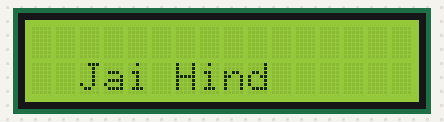
A sketch run on a simulated Arduino Uno, built with avr-gcc and run on an emulated ATmega328P. Parts: 16×2 character LCD.

Above: at 0.22 s.
At 1.82 s:
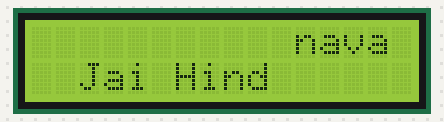
At 3.43 s:
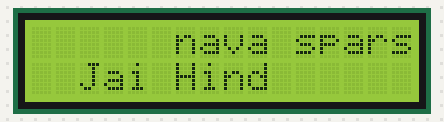
At 6.39 s:
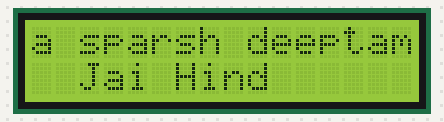
At 9.65 s:
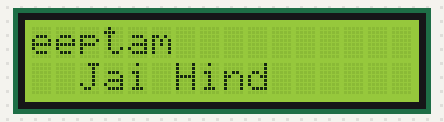
At 12.83 s:
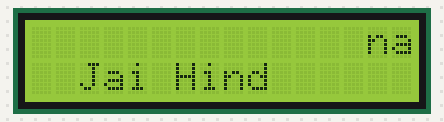

Measured:
- by itself, everything shown: repeats every 12.0 s, in 74 steps

The sketch:

I2C_LCD_Scrollable.ino
```cpp
#include <Wire.h>
#include <LiquidCrystal_I2C.h>

LiquidCrystal_I2C lcd(0x3F,16,2);

//Heart Character

byte heart[] = {
  0x00,
  0x0A,
  0x1F,
  0x1F,
  0x0E,
  0x04,
  0x00,
  0x00
};

// it's a 16x2 LCD so...
int screenWidth = 16;
int screenHeight = 2;

// the two lines
// line1 = scrolling
String line1 = "nava sparsh deeptam ";
// line2 = static
String line2 = " Jai Hind ";

// just some reference flags
int stringStart, stringStop = 0;
int scrollCursor = screenWidth;

// most of the part is pretty basic
void setup() {
  lcd.begin();
}

void loop() {
  lcd.setCursor(scrollCursor, 0);
  lcd.print(line1.substring(stringStart,stringStop));
  lcd.setCursor(0, 1);
  lcd.write(1);
  lcd.print(line2);
  lcd.write(1);
  delay(300);
  lcd.clear();
  if(stringStart == 0 && scrollCursor > 0){
    scrollCursor--;
    stringStop++;
  } else if (stringStart == stringStop){
    stringStart = stringStop = 0;
    scrollCursor = screenWidth;
  } else if (stringStop == line1.length() && scrollCursor == 0) {
    stringStart++;
  } else {
    stringStart++;
    stringStop++;
  }
}
```
